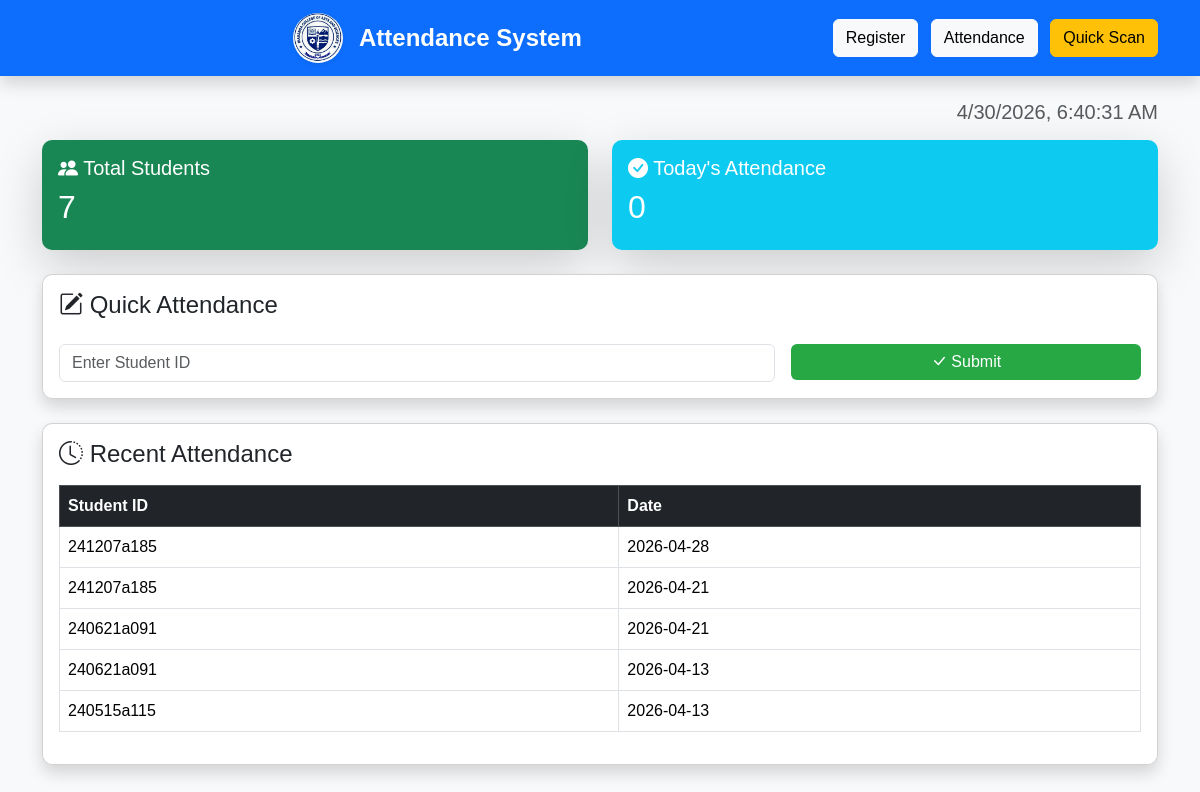
Page /dashboard.php on the committed database.
### tables this page shows
CREATE TABLE `attendance` (
  `id` int(11) NOT NULL,
  `student_id` varchar(50) DEFAULT NULL,
  `class_id` int(11) DEFAULT NULL,
  `date` date DEFAULT NULL,
  `time` time DEFAULT NULL,
  `status` varchar(20) DEFAULT NULL,
  `session_id` int(11) DEFAULT NULL,
  `section` varchar(20) DEFAULT NULL,
  `subject` varchar(100) DEFAULT NULL
);

### dashboard.php (the view, shortened to what this page needs)
<?php
include "db_connect.php";
$result1 = mysqli_query($conn, "SELECT COUNT(*) AS total FROM students");
$total_students = mysqli_fetch_assoc($result1)['total'] ?? 0;
$today = date("Y-m-d");
$stmt = $conn->prepare("SELECT COUNT(*) AS total FROM attendance WHERE date = ?");
$stmt->bind_param("s", $today);
$stmt->execute();
$result2 = $stmt->get_result();
$today_attendance = $result2->fetch_assoc()['total'] ?? 0;
$recent = mysqli_query($conn, "SELECT * FROM attendance ORDER BY date DESC LIMIT 5");
?>
<!DOCTYPE html>
<html>
<head>
    <link href="https://cdn.jsdelivr.net/npm/bootstrap@5.3.2/dist/css/bootstrap.min.css" rel="stylesheet">
    <link rel="stylesheet" href="https://cdn.jsdelivr.net/npm/bootstrap-icons@1.11.1/font/bootstrap-icons.css">
    <link rel="stylesheet" href="assets/css/custom.css">
</head>
<body class="bg-light">
<nav class="navbar navbar-expand-lg navbar-dark bg-primary shadow">
  <div class="container">
    <a class="navbar-brand fw-bold" href="#">
        <a class="navbar-brand d-flex align-items-center fw-bold text-white" href="dashboard.php">
    <img src="assets/img/icas_logo.jpeg" width="50" height="50" class="me-3 rounded-circle shadow-sm" alt="ICAS Logo">
    <span class="fs-4">Attendance System</span>
</a>
    </a>
    <div>
      <a class="btn btn-light me-2" href="register_student.php">Register</a>
      <a class="btn btn-light me-2" href="view_attendance.php">Attendance</a>
      <a class="btn btn-warning" href="index.php">Quick Scan</a>
    </div>
  </div>
</nav>
<div class="container mt-4">
  <div class="text-end mb-3">
    <h5 id="clock" class="text-muted"></h5>
  </div>
  <div class="row g-4 mb-4">
    <div class="col-md-6">
      <div class="card bg-success text-white shadow-lg border-0">
        <div class="card-body">
          <h5><i class="bi bi-people-fill"></i> Total Students</h5>
          <h2><?php echo $total_students; ?></h2>
        </div>
      </div>
    </div>
    <div class="col-md-6">
      <div class="card bg-info text-white shadow-lg border-0">
        <div class="card-body">
          <h5><i class="bi bi-check-circle-fill"></i> Today's Attendance</h5>
          <h2><?php echo $today_attendance; ?></h2>
        </div>
      </div>
    </div>
  </div>
  <div class="card shadow mb-4">
    <div class="card-body">
      <h4><i class="bi bi-pencil-square"></i> Quick Attendance</h4>
      <form action="record_attendance.php" method="POST" class="row g-3 mt-2">
        <div class="col-md-8">
          <input type="text" class="form-control" name="student_id" placeholder="Enter Student ID" required>
        </div>
        <div class="col-md-4">
          <button type="submit" class="btn btn-success w-100">
            <i class="bi bi-check-lg"></i> Submit
          </button>
        </div>
      </form>
    </div>
  </div>
  <div class="card shadow">
    <div class="card-body">
      <h4><i class="bi bi-clock-history"></i> Recent Attendance</h4>
      <table class="table table-bordered mt-3">
        <thead class="table-dark">
          <tr>
            <th>Student ID</th>
            <th>Date</th>
          </tr>
        </thead>
        <tbody>
          <?php while($row = mysqli_fetch_assoc($recent)) { ?>
            <tr>
              <td><?php echo $row['student_id']; ?></td>
              <td><?php echo $row['date']; ?></td>
            </tr>
          <?php } ?>
        </tbody>
      </table>
    </div>
  </div>
</div>
</body>
</html>

### assets/css/custom.css (style rules this page uses)
body { font-family: Arial, sans-serif; background: url('../images/a_digital_illustration_in_a_modern_and_clean_style.png') no-repeat center center fixed; background-size: cover; margin: 0; padding: 0; }
.navbar, .sidebar { box-shadow: 0 4px 6px rgba(0,0,0,0.1); }
.card { border-radius: 10px; box-shadow: 0 0 15px rgba(0,0,0,0.1); background-color: rgba(255,255,255,0.95); }
.btn-success { background-color: #28a745; border: none; }
.btn-light { background-color: #f8f9fa; }
.table { background: white; border-radius: 5px; }

### rows in the picture
attendance: student "241207a185", date "2026-04-28"
attendance: student "241207a185", date "2026-04-21"
attendance: student "240621a091", date "2026-04-21"
attendance: student "240621a091", date "2026-04-13"
attendance: student "240515a115", date "2026-04-13"

### other values in the picture
$total_students "7"
$today_attendance "0"
